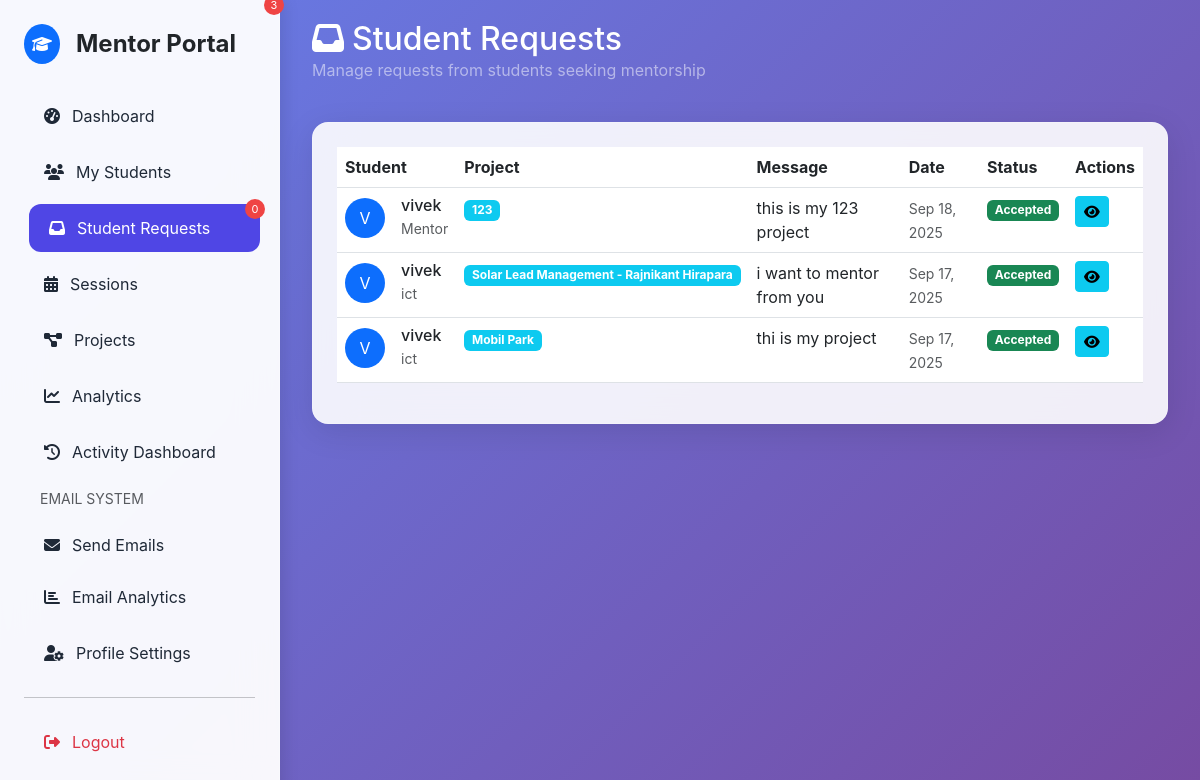
Page /mentor/student_requests.php (signed in) on the committed database.
### tables this page shows
CREATE TABLE `mentor_requests` (
                                   `id` int(11) NOT NULL,
                                   `student_id` int(11) NOT NULL,
                                   `mentor_id` int(11) NOT NULL,
                                   `project_id` int(11) DEFAULT NULL,
                                   `message` text DEFAULT NULL,
                                   `status` enum('pending','accepted','rejected') DEFAULT 'pending',
                                   `created_at` timestamp NOT NULL DEFAULT current_timestamp(),
                                   `updated_at` timestamp NOT NULL DEFAULT current_timestamp() ON UPDATE current_timestamp()
);

CREATE TABLE `register` (
                            `id` int(11) NOT NULL,
                            `name` varchar(100) NOT NULL,
                            `email` varchar(100) NOT NULL,
                            `enrollment_number` varchar(50) NOT NULL,
                            `gr_number` varchar(50) NOT NULL,
                            `password` varchar(255) NOT NULL,
                            `about` varchar(500) NOT NULL,
                            `phone_no` varchar(20) DEFAULT NULL,
                            `department` varchar(100) DEFAULT NULL,
                            `passout_year` year(4) NOT NULL,
                            `user_image` text NOT NULL DEFAULT '',
                            `google_id` varchar(255) DEFAULT NULL,
                            `email_notifications` tinyint(1) DEFAULT 1,
                            `last_notification_sent` datetime DEFAULT NULL,
                            `github_token` text DEFAULT NULL,
                            `role` enum('student','mentor','admin') DEFAULT 'student',
                            `expertise` text DEFAULT NULL,
                            `mentor_rating` decimal(3,2) DEFAULT 0.00,
                            `is_available` tinyint(1) DEFAULT 1,
                            `github_username` varchar(100) DEFAULT NULL,
                            `github_profile_url` varchar(255) DEFAULT NULL,
                            `github_repos_count` int(11) DEFAULT 0,
                            `github_last_sync` timestamp NULL DEFAULT NULL
);

CREATE TABLE `projects` (
                            `id` int(5) NOT NULL,
                            `user_id` int(15) NOT NULL,
                            `project_name` varchar(255) NOT NULL,
                            `project_type` varchar(50) NOT NULL,
                            `classification` varchar(100) DEFAULT NULL,
                            `project_category` varchar(100) DEFAULT NULL,
                            `difficulty_level` enum('beginner','intermediate','advanced','expert') DEFAULT NULL,
                            `development_time` varchar(50) DEFAULT NULL,
                            `team_size` varchar(50) DEFAULT NULL,
                            `target_audience` text DEFAULT NULL,
                            `project_goals` text DEFAULT NULL,
                            `challenges_faced` text DEFAULT NULL,
                            `future_enhancements` text DEFAULT NULL,
                            `github_repo` varchar(255) DEFAULT NULL,
                            `live_demo_url` varchar(255) DEFAULT NULL,
                            `project_license` varchar(100) DEFAULT NULL,
                            `keywords` varchar(500) DEFAULT NULL,
                            `contact_email` varchar(255) DEFAULT NULL,
                            `social_links` text DEFAULT NULL,
                            `description` text NOT NULL,
                            `language` varchar(100) NOT NULL,
                            `image_path` varchar(255) DEFAULT NULL,
                            `video_path` varchar(255) DEFAULT NULL,
                            `code_file_path` varchar(255) DEFAULT NULL,
                            `instruction_file_path` varchar(255) DEFAULT NULL,
                            `presentation_file_path` varchar(255) DEFAULT NULL,
                            `additional_files_path` varchar(255) DEFAULT NULL,
                            `submission_date` timestamp NULL DEFAULT current_timestamp(),
                            `status` enum('pending','approved','rejected') NOT NULL DEFAULT 'pending',
                            `title` varchar(255) DEFAULT NULL
);

### mentor/student_requests.php (the view, shortened to what this page needs)
<?php
require_once '../Login/Login/db.php';
$mentor_id = $_SESSION['mentor_id'];
$requests_query = "SELECT mr.id, mr.student_id, mr.project_id, mr.message, mr.created_at, mr.status,
                          r.name as student_name, r.email as student_email, r.department,
                          p.project_name, p.description, p.language, p.project_type, p.classification,
                          p.difficulty_level, p.team_size, p.development_time, p.github_repo, p.live_demo_url
                   FROM mentor_requests mr
                   JOIN register r ON mr.student_id = r.id
                   LEFT JOIN projects p ON mr.project_id = p.id
                   WHERE mr.mentor_id = ?
                   ORDER BY mr.created_at DESC";
$requests_stmt = $conn->prepare($requests_query);
$requests_stmt->bind_param("i", $mentor_id);
$requests_stmt->execute();
$requests_result = $requests_stmt->get_result();
require_once 'mentor_layout.php';
?>
<div class="container-fluid">
    <div class="row mb-4">
        <div class="col-12">
            <h2 class="text-white mb-0"><i class="fas fa-inbox me-2"></i>Student Requests</h2>
            <p class="text-white-50">Manage requests from students seeking mentorship</p>
        </div>
    </div>
    <div class="row">
        <div class="col-12">
            <div class="glass-card p-4">
                <?php if ($requests_result->num_rows > 0): ?>
                    <div class="table-responsive">
                        <table class="table table-hover">
                            <thead>
                                <tr>
                                    <th>Student</th>
                                    <th>Project</th>
                                    <th>Message</th>
                                    <th>Date</th>
                                    <th>Status</th>
                                    <th>Actions</th>
                                </tr>
                            </thead>
                            <tbody>
                                <?php while ($request = $requests_result->fetch_assoc()): ?>
                                    <tr>
                                        <td>
                                            <div class="d-flex align-items-center">
                                                <div class="bg-primary rounded-circle p-2 me-3 text-white" style="width: 40px; height: 40px; display: flex; align-items: center; justify-content: center;">
                                                    <?= strtoupper(substr($request['student_name'], 0, 1)) ?>
                                                </div>
                                                <div>
                                                    <h6 class="mb-0"><?= htmlspecialchars($request['student_name']) ?></h6>
                                                    <small class="text-muted"><?= htmlspecialchars($request['department']) ?></small>
                                                </div>
                                            </div>
                                        </td>
                                        <td>
                                            <?php if ($request['project_name']): ?>
                                                <span class="badge bg-info"><?= htmlspecialchars($request['project_name']) ?></span>
                                            <?php else: ?>
                                                <span class="text-muted">General mentorship</span>
                                            <?php endif; ?>
                                        </td>
                                        <td>
                                            <div class="message-preview" style="max-width: 200px;">
                                                <?= htmlspecialchars(substr($request['message'], 0, 100)) ?>
                                            </div>
                                        </td>
                                        <td>
                                            <small class="text-muted">
                                                <?= date('M j, Y', strtotime($request['created_at'])) ?>
                                            </small>
                                        </td>
                                        <td>
                                            <?php
                                            $status_class = [
                                                'pending' => 'warning',
                                                'accepted' => 'success',
                                                'rejected' => 'danger'
                                            ];
                                            ?>
                                            <span class="badge bg-<?= $status_class[$request['status']] ?>">
                                                <?= ucfirst($request['status']) ?>
                                            </span>
                                        </td>
                                        <td>
                                            <?php if ($request['status'] === 'pending'): ?>
                                                <div class="btn-group" role="group">
                                                    <form method="POST" class="d-inline">
                                                        <input type="hidden" name="request_id" value="<?= $request['id'] ?>">
                                                        <input type="hidden" name="action" value="accept">
                                                        <button type="submit" class="btn btn-success btn-sm"
                                                                onclick="return confirm('Accept this mentorship request?')">
                                                            <i class="fas fa-check"></i>
                                                        </button>
                                                    </form>
                                                    <form method="POST" class="d-inline">
                                                        <input type="hidden" name="request_id" value="<?= $request['id'] ?>">
                                                        <input type="hidden" name="action" value="reject">
                                                        <button type="submit" class="btn btn-danger btn-sm"
                                                                onclick="return confirm('Reject this mentorship request?')">
                                                            <i class="fas fa-times"></i>
                                                        </button>
                                                    </form>
                                                </div>
                                                <button class="btn btn-info btn-sm ms-2" data-bs-toggle="modal"
                                                        data-bs-target="#detailsModal"
                                                        data-message="<?= htmlspecialchars($request['message']) ?>"
                                                        data-student="<?= htmlspecialchars($request['student_name']) ?>"
                                                        data-project="<?= htmlspecialchars($request['project_name'] ?? 'General Mentorship') ?>"
                                                        data-description="<?= htmlspecialchars($request['description'] ?? 'No specific project') ?>"
                                                        data-language="<?= htmlspecialchars($request['language'] ?? 'N/A') ?>"
                                                        data-type="<?= htmlspecialchars($request['project_type'] ?? 'N/A') ?>"
                                                        data-classification="<?= htmlspecialchars($request['classification'] ?? 'N/A') ?>"
                                                        data-difficulty="<?= htmlspecialchars($request['difficulty_level'] ?? 'N/A') ?>"
                                                        data-team="<?= htmlspecialchars($request['team_size'] ?? 'N/A') ?>"
                                                        data-time="<?= htmlspecialchars($request['development_time'] ?? 'N/A') ?>"
                                                        data-github="<?= htmlspecialchars($request['github_repo'] ?? '') ?>"
                                                        data-demo="<?= htmlspecialchars($request['live_demo_url'] ?? '') ?>">
                                                    <i class="fas fa-eye"></i>
                                                </button>
                                            <?php else: ?>
                                                <button class="btn btn-info btn-sm" data-bs-toggle="modal"
                                                        data-bs-target="#detailsModal"
                                                        data-message="<?= htmlspecialchars($request['message']) ?>"
                                                        data-student="<?= htmlspecialchars($request['student_name']) ?>"
                                                        data-project="<?= htmlspecialchars($request['project_name'] ?? 'General Mentorship') ?>"
                                                        data-description="<?= htmlspecialchars($request['description'] ?? 'No specific project') ?>"
                                                        data-language="<?= htmlspecialchars($request['language'] ?? 'N/A') ?>"
                                                        data-type="<?= htmlspecialchars($request['project_type'] ?? 'N/A') ?>"
                                                        data-classification="<?= htmlspecialchars($request['classification'] ?? 'N/A') ?>"
                                                        data-difficulty="<?= htmlspecialchars($request['difficulty_level'] ?? 'N/A') ?>"
                                                        data-team="<?= htmlspecialchars($request['team_size'] ?? 'N/A') ?>"
                                                        data-time="<?= htmlspecialchars($request['development_time'] ?? 'N/A') ?>"
                                                        data-github="<?= htmlspecialchars($request['github_repo'] ?? '') ?>"
                                                        data-demo="<?= htmlspecialchars($request['live_demo_url'] ?? '') ?>">
                                                    <i class="fas fa-eye"></i>
                                                </button>
                                            <?php endif; ?>
                                        </td>
                                    </tr>
                                <?php endwhile; ?>
                            </tbody>
                        </table>
                    </div>
                <?php endif; ?>
            </div>
        </div>
    </div>
</div>

### rows in the picture
mentor_requests: student.name "V", student.name "vivek", student.department "Mentor", project.project_name "123", message "this is my 123 project", created_at "Sep 18, 2025", status "Accepted"
mentor_requests: student.name "V", student.name "vivek", student.department "ict", project.project_name "Solar Lead Management - Rajnikant Hirapara", message "i want to mentor from you", created_at "Sep 17, 2025", status "Accepted"
mentor_requests: student.name "V", student.name "vivek", student.department "ict", project.project_name "Mobil Park", message "thi is my project", created_at "Sep 17, 2025", status "Accepted"
